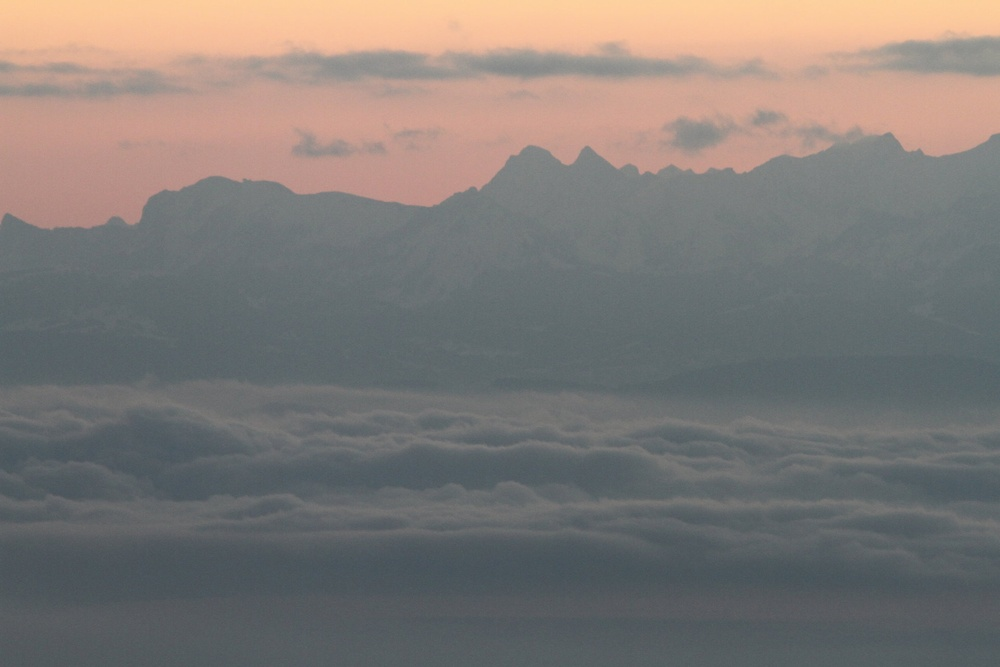
#> input picture stabilize/alpes/alpes_108.jpg, 1000 x 667 px, shrunk from 1920 x 1280 before the run
$ python scikit_stabilize.py alpes out.png   (Python 2 division)
#> lines starting #> are read from the running program, lines starting #| are printed output that depends on the picture
#!/usr/bin/env python
#
# This program is free software: you can redistribute it and/or modify
# it under the terms of the GNU General Public License as published by
# the Free Software Foundation, either version 3 of the License, or
# (at your option) any later version.
# This program is distributed in the hope that it will be useful,
# but WITHOUT ANY WARRANTY; without even the implied warranty of
# MERCHANTABILITY or FITNESS FOR A PARTICULAR PURPOSE.  See the
# GNU General Public License for more details.

# You should have received a copy of the GNU General Public License
# along with this program.  If not, see <http://www.gnu.org/licenses/>.

import sys
from os import path, mkdir, listdir
from joblib import Parallel, delayed
from skimage.feature import register_translation
from skimage import transform, io
from skimage.color import rgb2gray
from skimage.filters import sobel


def get_image_list(pattern='alpes_%d.jpg', start=0):
    """
    Reads a list of images given a pattern.
    :param pattern: A pattern containing one integer, e.g. "dir/image_%d.jpg".
    :return:        A list of existing image file names.
    """
    image_list = []
    k = start
    while path.exists(pattern % k):
        image_list.append(pattern % k)
        k += 1
    return image_list


def get_files_from_dir(dir_name):
    """
    Returns the list of files in a directory
    :param dir_name: The directory to be listed
    :return:         A list of paths to files in the directory
    """
    return [path.join(dir_name, f) for f in listdir(dir_name) if path.isfile(path.join(dir_name, f))]


def prepare(img):
    """
    Pre-process the image before translation detection, here we transform to black and white and use edge-detection.
    :param img: An image (as numpy array)
    :return: The preprocessed image (as numpy array)
    """
    return sobel(rgb2gray(img))


def correct(img_src, shift, destfile, crop=None):
    """
    Apply the correction, crop and saves to a file.
    :param img_src:  The source image
    :param shift:    The shift to be corrected
    :param destfile: The name of the destination file
    :param crop:     The crop to be applied
    :return:         The destination filename
    """
    (y0, y1, x0, x1) = crop
    (shift_y, shift_x) = shift
    tf_shift = transform.SimilarityTransform(translation=[shift_x, shift_y])
    img = transform.warp(img_src, tf_shift)
    res = img[-y0:-y1, -x0:-x1, :]
    io.imsave(destfile, res)
    return destfile


def find_shift(ref, img):
    """
    Find a translation between two images
    :param ref: The reference image
    :param img: The image
    :return:    The shift
    """
    im0 = prepare(ref)
    im1 = prepare(img)
    shift, error, diffphase = register_translation(im0, im1, 100)

    return shift


def batch_align(image_list, dest_dir="output"):
    """
    Correct the sharking on the series of images
    :param image_list: The input series of images
    :param dest_dir:   The destination directory
    """
#> called with dest_dir = 'out.png'
    if not path.exists(dest_dir):
        mkdir(dest_dir)
    if path.isdir(dest_dir):
        print "Aligning %d images, output in %s, this may take a while" % (len(im_list), dest_dir)

        ref_img = io.imread(image_list[0])
#> ref_img is the input picture: shape (667, 1000, 3); mean R, G, B 126.1, 121, 117.9
        r = Parallel(n_jobs=4, backend="threading", verbose=25)(
            delayed(find_shift)(io.imread(img), ref_img) for img in image_list[1:])
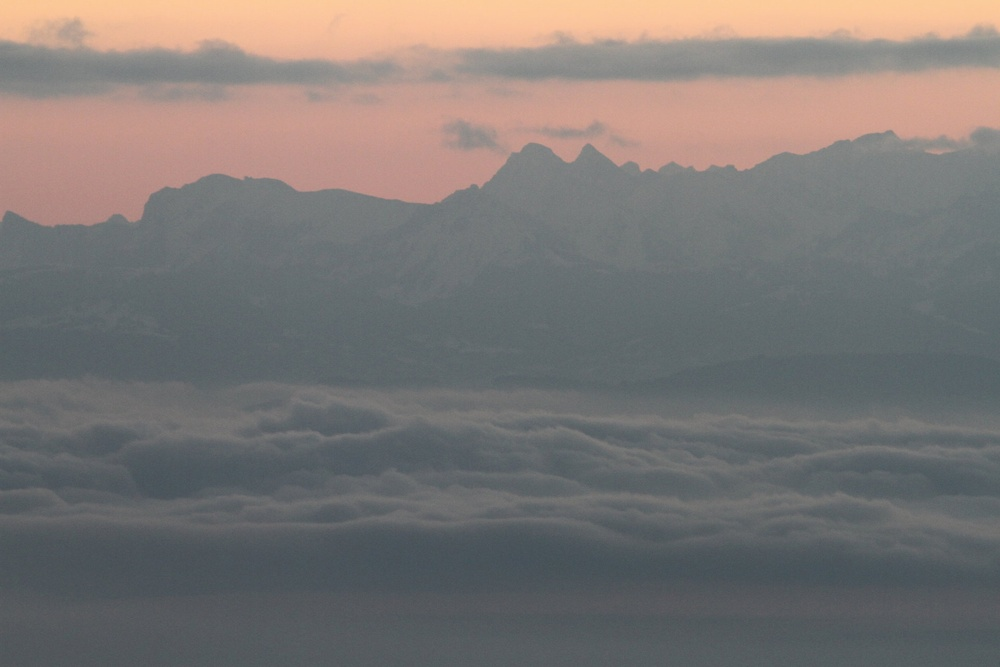
#> input picture stabilize/alpes/alpes_122.jpg, 1000 x 667 px, shrunk from 1920 x 1280 before the run
#> in prepare, `return sobel(rgb2gray(img))`:
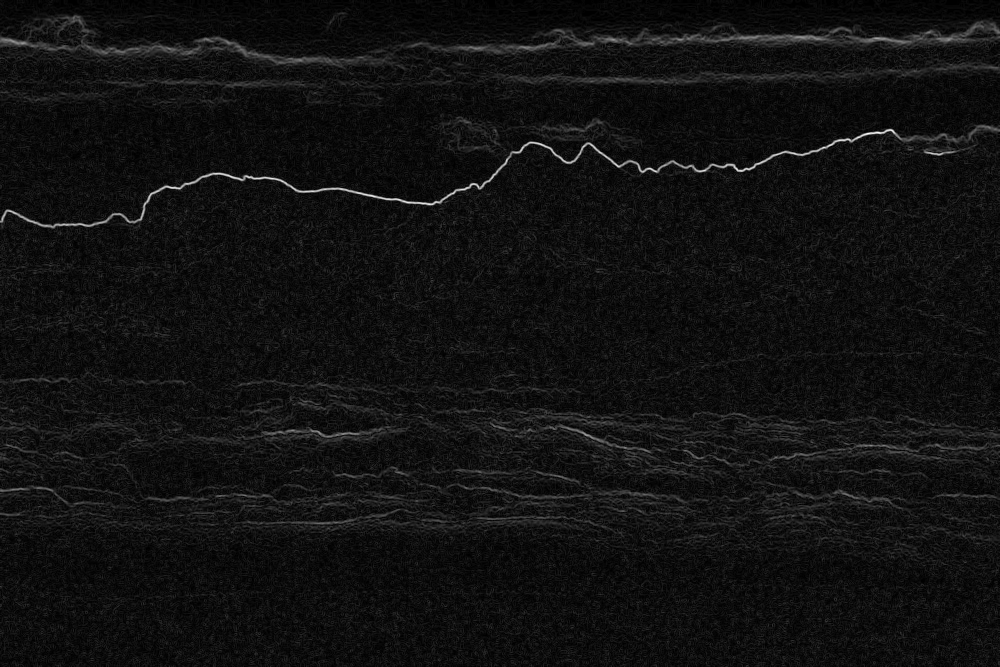
#> returned value: shape (667, 1000) float64; min 0, max 0.1, mean 0.00691; drawn with min black and max white
#> in find_shift, ref is the input picture: shape (667, 1000, 3); mean R, G, B 122.8, 118.1, 116.1
#> in prepare (call 2), `return sobel(rgb2gray(img))`:
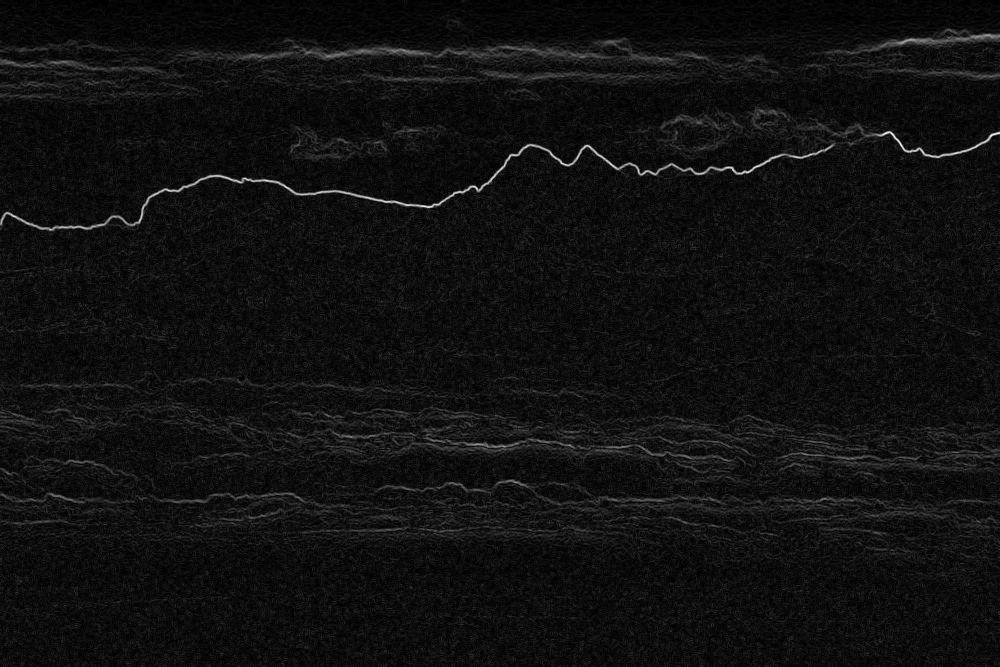
#> returned value: shape (667, 1000) float64; min 0, max 0.101, mean 0.00671; drawn with min black and max white
        y_shift = map(lambda x: x[0], r)
        x_shift = map(lambda x: x[1], r)

        print min(y_shift), max(y_shift), min(x_shift), max(x_shift)
        crop = [int(min(y_shift)) - 1, int(max(y_shift)) + 1, int(min(x_shift)) - 1, int(max(x_shift)) + 1]

        correct(ref_img, (0, 0), "%s/%s" % (dest_dir, path.basename(image_list[0])), crop)
        Parallel(n_jobs=4, backend="threading", verbose=25)(
            delayed(correct)(io.imread(img), r[k], "%s/%s" % (dest_dir, path.basename(image_list[k])), crop)
            for k, img in enumerate(image_list[1:]))
    else:
        print "Output dir does not exists or is not a directory : %s" % dest_dir


def usage():
    print """Usage: ./deshake.py INPUT_DIR [OUTPUT_DIR]
Notes:
    - The INPUT_DIR must contain only image files.
    - The file names are kept in the OUTPUT_DIR
    - "output" is used by default, when no other dir is given for the output."""
    exit(1)


if __name__ == "__main__":
    if len(sys.argv) < 1 or len(sys.argv) > 3:
        usage()
    else:
        input_dir = sys.argv[1]
        im_list = get_files_from_dir(input_dir)
        if len(sys.argv) > 2:
            output = sys.argv[2]
#> (the run stopped early here; a loop or call above may not have finished)
